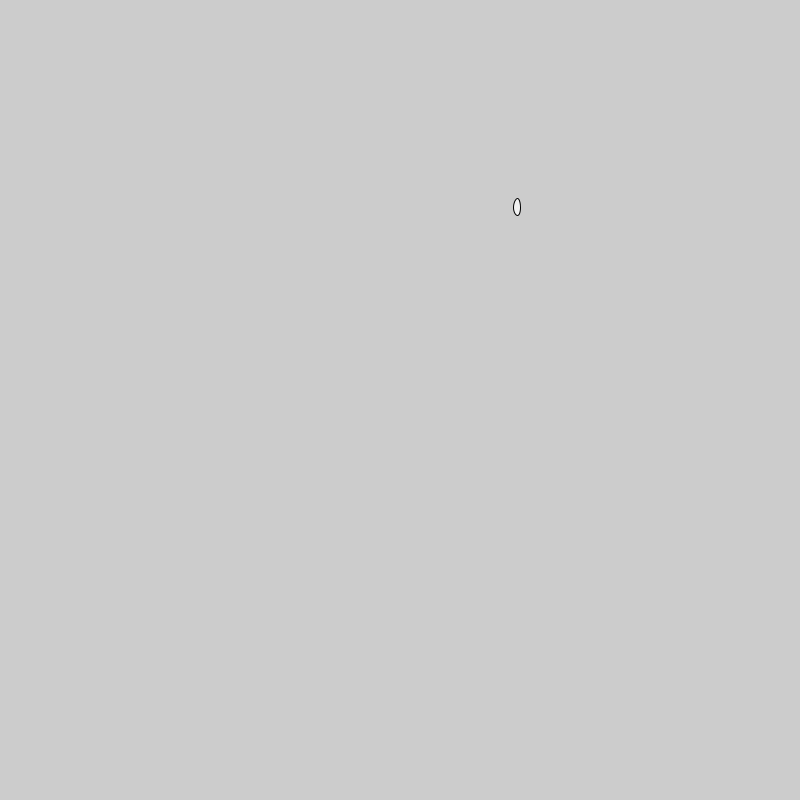
Frame 1 (no input)
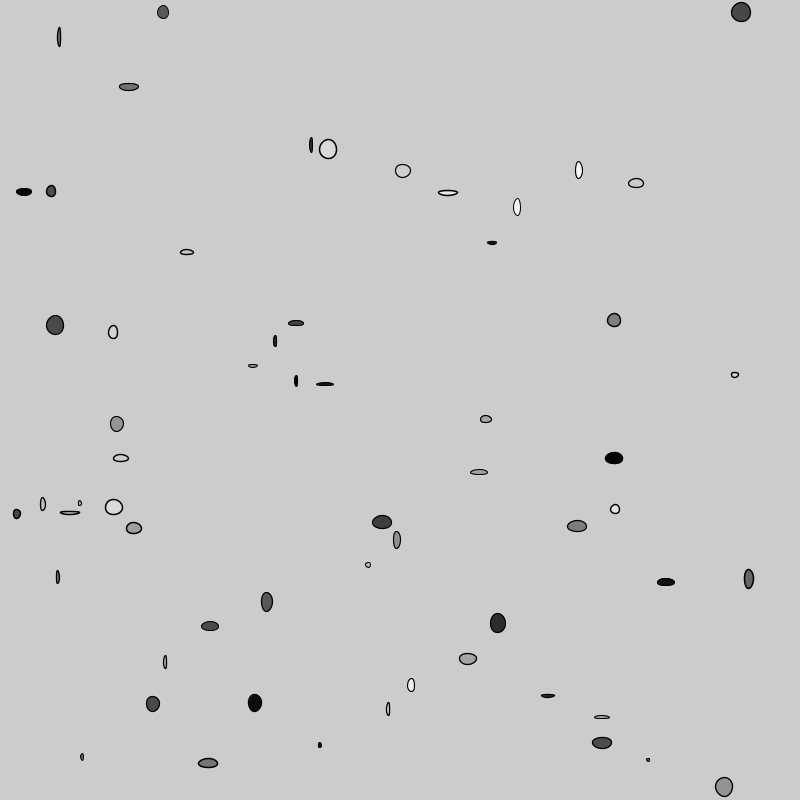
Frame 60 (the mouse pressed at the canvas centre just before this capture)
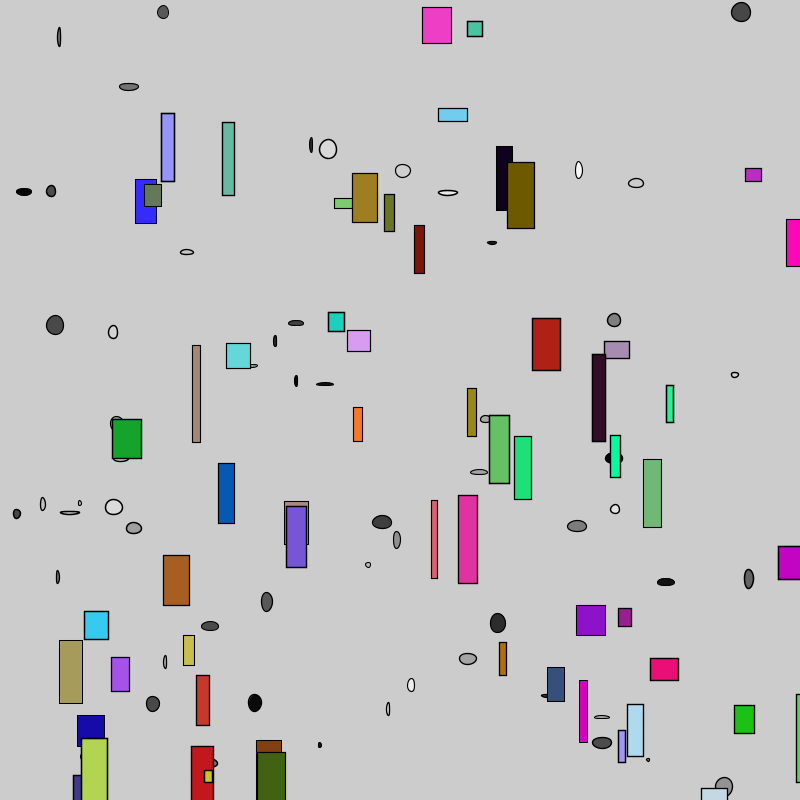
Frame 120 (the mouse held since frame 60 and released just before this capture)

The Processing sketch that drew these frames (run headless with seeded random() and noise(); from frame 60 on, the mouse is pressed at the canvas centre):

// Processing sketch: conditionals
// ── conditionals.pde
/*
Relational boolean operators
>
<
>=
<=
==
!=

You can have a conditional with multiple boolean operators using:
&&
|| 
*/

boolean hungry = true;
boolean thirsty = false;
int startX;
int startY;

float strokeW = 1.0;

void setup(){
  size(800,800);
}

void draw(){
  
  //single = sets one thing to another, double == compares to values
  startX = int(random(width));
  startY = int(random(height));
   
  strokeWeight(strokeW);
  
  if(mouseX < (width/2)){
    fill(random(255));
  } else {
    fill(random(255),random(255), random(255));
  }
  
  if (hungry){
    ellipse(startX, startY, random(2, 20),random(2, 20));
  } else if (thirsty){
    rect(startX, startY, random(6, 30), random(10, 100));
  } else if (hungry && thirsty){
    triangle(startX, startY, startX + (90 - random(10,100)), startY + (90 - random(10,100)),startX + (90 - random(10,100)), startY + (90 - random(10,100)));
  } else {
    line(startX, startY, startX + (90 - random(10,100)), startY + (90 - random(10,100)));
  }
  
  strokeW += 0.01;
  
}


void mousePressed(){
  if (hungry){
    hungry = false;
  } else {
    hungry = true;
  }
  
  if (!thirsty){
    thirsty = true;
  } else {
    thirsty = false;
  }
  
  strokeW = 1;
}
